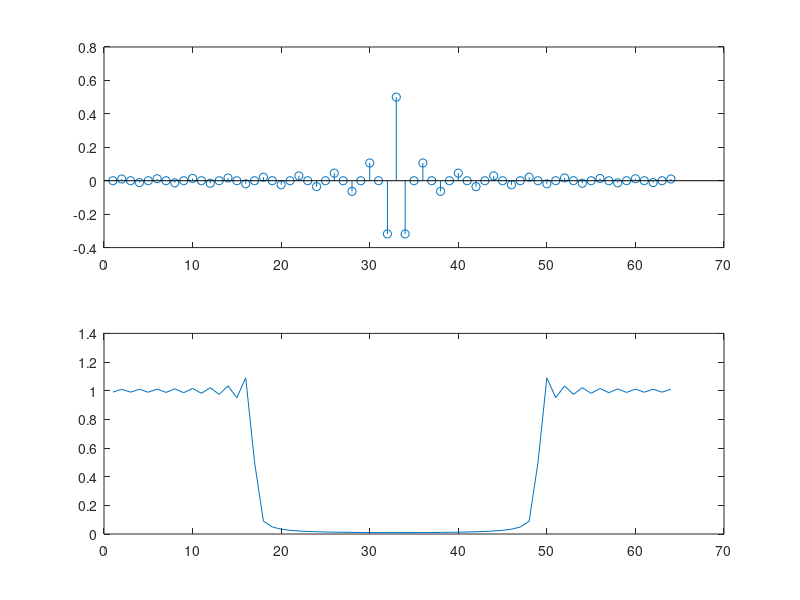
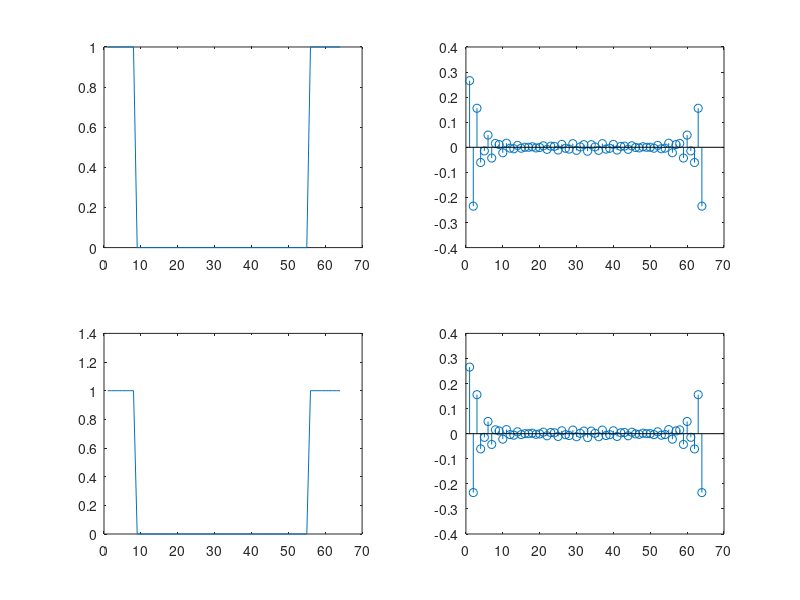
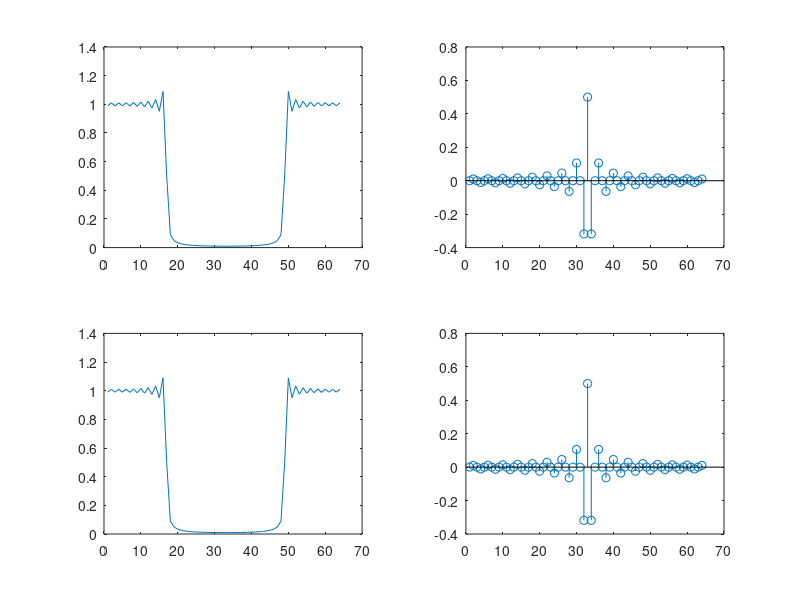

Source code (MATLAB) for these figures, in order:
clc
clear
close all

%% gen HPF h(n)
L=64;
n=-L/2:L/2-1;
h=zeros(1,L);

omega=0.5*pi;
h=-sin(omega*n)./(pi*n);
h(L/2+1)=1-omega/pi;
H=fftshift(fft(h));

figure
subplot(2,1,1)
stem(h)
subplot(2,1,2)
plot(abs(H))

%% gen HPF H
H1=zeros(1,L);
H1(1:round(1/8*L))=1;
H1(round(7/8*L):end)=1;
h1=ifft(ifftshift(H1));
H11=fftshift(fft(h1));
h11=ifft(ifftshift(H11));

figure
subplot(2,2,1)
plot(H1)
subplot(2,2,2)
stem(real(h1))
subplot(2,2,3)
plot(abs(H11))
subplot(2,2,4)
stem(real(h11))


%%
H1=H;
h1=ifft(ifftshift(H1));
H11=fftshift(fft(h1));
h11=ifft(ifftshift(H11));

figure
subplot(2,2,1)
plot(abs(H1))
subplot(2,2,2)
stem(real(h1))
subplot(2,2,3)
plot(abs(H11))
subplot(2,2,4)
stem(real(h11))